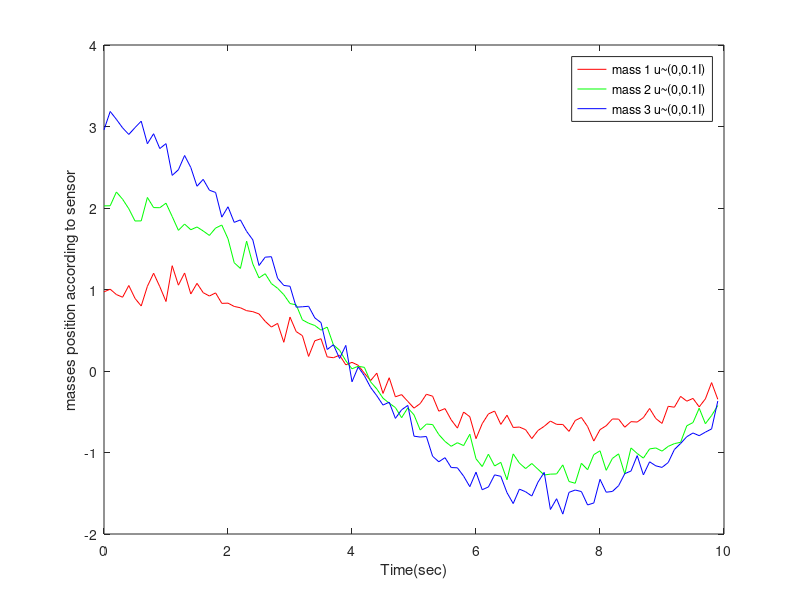
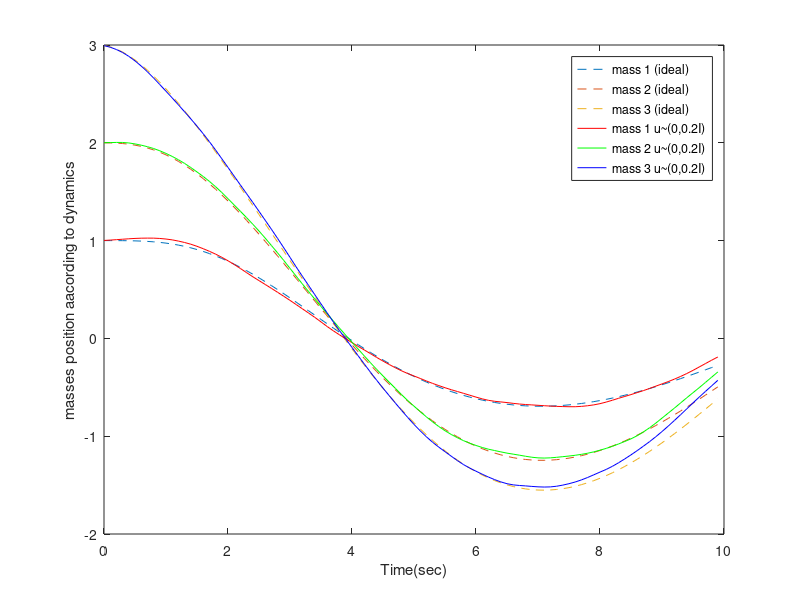

The MATLAB source for these figures, in order:

clc;
clear;
%----------------------------problem 2-------------------------------------
A_c = [0 0 0 1 0 0; 0 0 0 0 1 0; 0 0 0 0 0 1; -2 1 0 -1.6 0.8 0; 1 -2 1 0.8 -1.6 0.8; 0 1 -1 0 0.8 -0.8];
B_c = [0 0 0; 0 0 0; 0 0 0; 1 0 0; 0 1 0; 0 0 1];
C_c = [1 0 0 0 0 0 ;0 1 0 0 0 0 ; 0 0 1 0 0 0];

dT = 0.1;
A_d = expm(A_c * dT);
B_d = (expm(A_c * dT) - eye(6))*inv(A_c)*B_c;

sigma_u = [0.2 0;0 0.2];
sigma_v = [0.1 0;0 0.1];
%-------------------discrete time system simulation------------------------
x0 =[1 2 3 0 0 0]';
x_k = x0;
x_k1 = x_k;
u=[0 0 0]';
n=0;
xp = zeros(6,100);
xp(:,1) = x_k;

for n = 0:99
x_k = x_k1;
x_k1 = A_d * x_k + B_d*u;
xp(:,n+1) = x_k1;
end

x2_k = x0;
x2_k1 = x2_k;
n2=0;
xp2 = zeros(6,100);
xp2(:,1) = x2_k;

for n2 = 0:99
urandv = normrnd(0,0.1*eye(3));
ukv=[urandv(1,1);urandv(2,2);urandv(3,3)];
y(:,n2+1) = C_c * x2_k + ukv ;

x2_k = x2_k1;
urandu = normrnd(0,0.2*eye(3));
uku=[urandu(1,1);urandu(2,2);urandu(3,3)];
x2_k1 = A_d*x2_k + B_d*uku;
xp2(:,n2+1) = x2_k1;
end

t=0:dT:10-0.1;


figure
h0 = plot(t, y(1,:),'r',t, y(2,:),'g',t, y(3,:),'b');
xlabel('Time(sec)');
ylabel('masses position according to sensor');
legend('mass 1 u~(0,0.1I)','mass 2 u~(0,0.1I)','mass 3 u~(0,0.1I)');

figure
h1 = plot(t, xp(1,:), '--', t, xp(2,:),'--',t, xp(3,:), '--', t, xp2(1,:), 'r', t, xp2(2,:),'g', t, xp2(3,:),'b');
xlabel('Time(sec)');
ylabel('masses position aacording to dynamics');
legend('mass 1 (ideal)','mass 2 (ideal)','mass 3 (ideal)','mass 1 u~(0,0.2I)','mass 2 u~(0,0.2I)','mass 3 u~(0,0.2I)');
